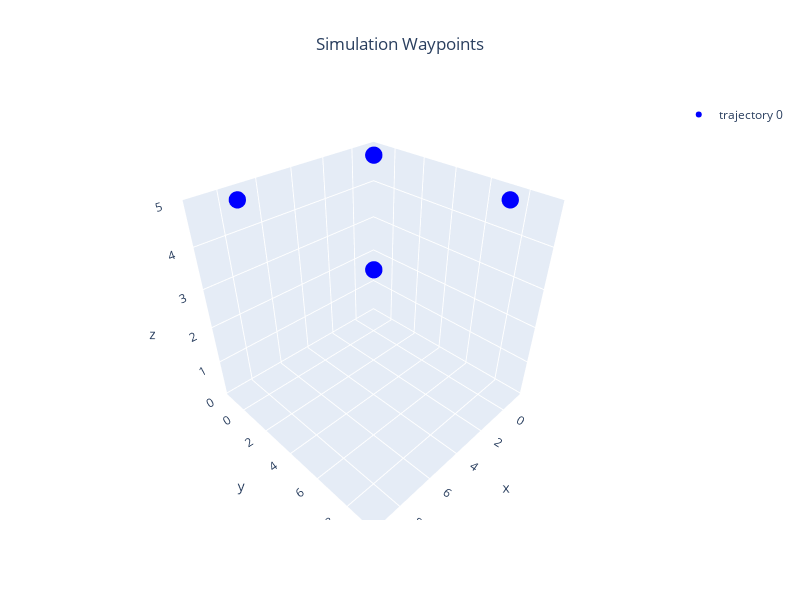

The code cell stored with this chart in its notebook:
### Markdown cell above
## Visualization Parameters

### Code cell
home = offset[:3]
global_path = local2global(local_path, home)
color = Color.BLUE
markers = [ConfigGazebo.create_trajectory_from_array(array=global_path,color=color)]
Gazebo.plot_3d_interactive(markers=markers,title="Simulation Waypoints",frames=(0.2, 0.2, 0.6),ground=-0.05)

### Figure 1 — Plotly figure (JSON) as saved in the notebook; plotly's stock layout.template omitted (floating-point values rounded to 4 significant figures)
{"data": [{"marker": {"color": ["blue", "blue", "blue", "blue", "blue"], "size": 6}, "mode": "markers", "name": "trajectory 0", "type": "scatter3d", "x": [0, 0, 8, 8, 0], "y": [0, 8, 8, 0, 0], "z": [5, 5, 5, 5, 5]}], "layout": {"height": 600, "scene": {"xaxis": {"range": [-1.6, 9.6], "title": {"text": "x"}}, "yaxis": {"range": [-1.6, 9.6], "title": {"text": "y"}}, "zaxis": {"range": [-0.05, 5], "title": {"text": "z"}}}, "showlegend": true, "title": {"text": "Simulation Waypoints", "x": 0.5, "xanchor": "center"}, "width": 800}}
